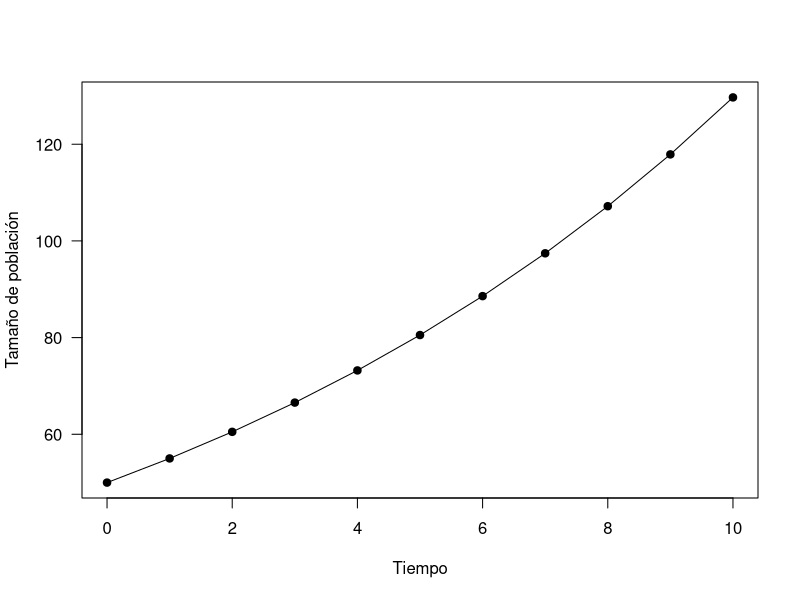
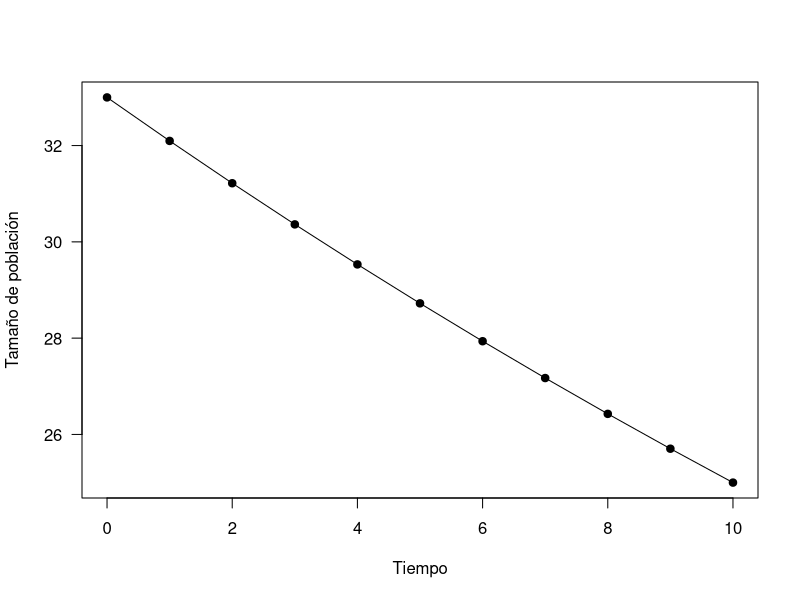

Reproduce these figures in R, in order.
## ---- chunk 1
plotGeomGrowth <- function(N0, lambda, t){
    vectorTiempo <- 0:t
    vectorPoblacion <- N0*lambda^vectorTiempo
    plot(vectorTiempo, vectorPoblacion,
         type = "p", xlab = "Tiempo", ylab = "Tamaño de población",
         las = 1, pch = 21, bg = 1)
    lines(vectorTiempo, vectorPoblacion)
}

plotGeomGrowth(50, 1.1, 10)
## ---- chunk 2

plotGeomGrowth(N0 = 33, lambda = (25/33)^(1/10), t = 10)

